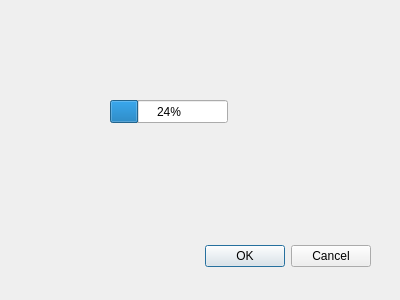
<?xml version="1.0" encoding="UTF-8"?>
<ui version="4.0">
 <class>Dialog</class>
 <widget class="QDialog" name="Dialog">
  <property name="geometry">
   <rect>
    <x>0</x>
    <y>0</y>
    <width>400</width>
    <height>300</height>
   </rect>
  </property>
  <property name="windowTitle">
   <string>Dialog</string>
  </property>
  <widget class="QDialogButtonBox" name="buttonBox">
   <property name="geometry">
    <rect>
     <x>30</x>
     <y>240</y>
     <width>341</width>
     <height>32</height>
    </rect>
   </property>
   <property name="orientation">
    <enum>Qt::Horizontal</enum>
   </property>
   <property name="standardButtons">
    <set>QDialogButtonBox::Cancel|QDialogButtonBox::Ok</set>
   </property>
  </widget>
  <widget class="QProgressBar" name="progressBar">
   <property name="geometry">
    <rect>
     <x>110</x>
     <y>100</y>
     <width>118</width>
     <height>23</height>
    </rect>
   </property>
   <property name="value">
    <number>24</number>
   </property>
  </widget>
 </widget>
 <resources/>
 <connections>
  <connection>
   <sender>buttonBox</sender>
   <signal>accepted()</signal>
   <receiver>Dialog</receiver>
   <slot>accept()</slot>
   <hints>
    <hint type="sourcelabel">
     <x>248</x>
     <y>254</y>
    </hint>
    <hint type="destinationlabel">
     <x>157</x>
     <y>274</y>
    </hint>
   </hints>
  </connection>
  <connection>
   <sender>buttonBox</sender>
   <signal>rejected()</signal>
   <receiver>Dialog</receiver>
   <slot>reject()</slot>
   <hints>
    <hint type="sourcelabel">
     <x>316</x>
     <y>260</y>
    </hint>
    <hint type="destinationlabel">
     <x>286</x>
     <y>274</y>
    </hint>
   </hints>
  </connection>
 </connections>
</ui>
